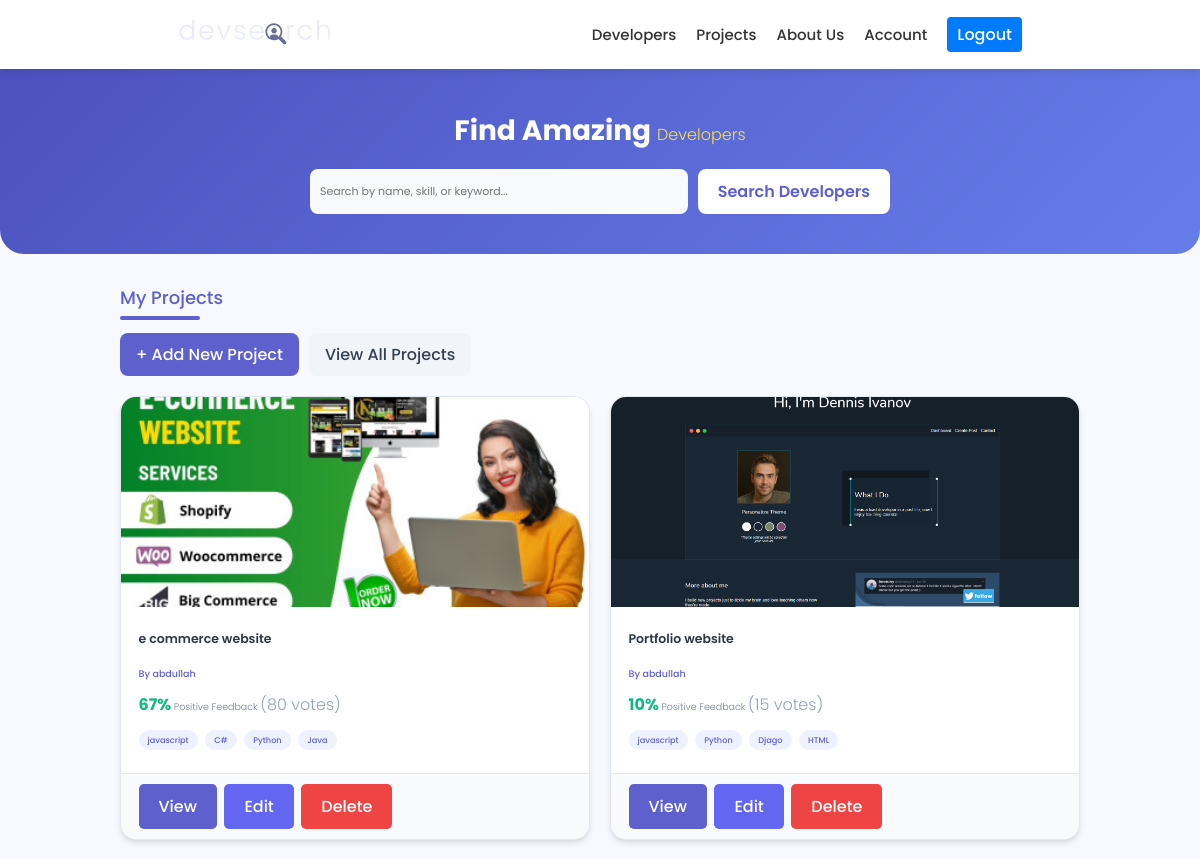
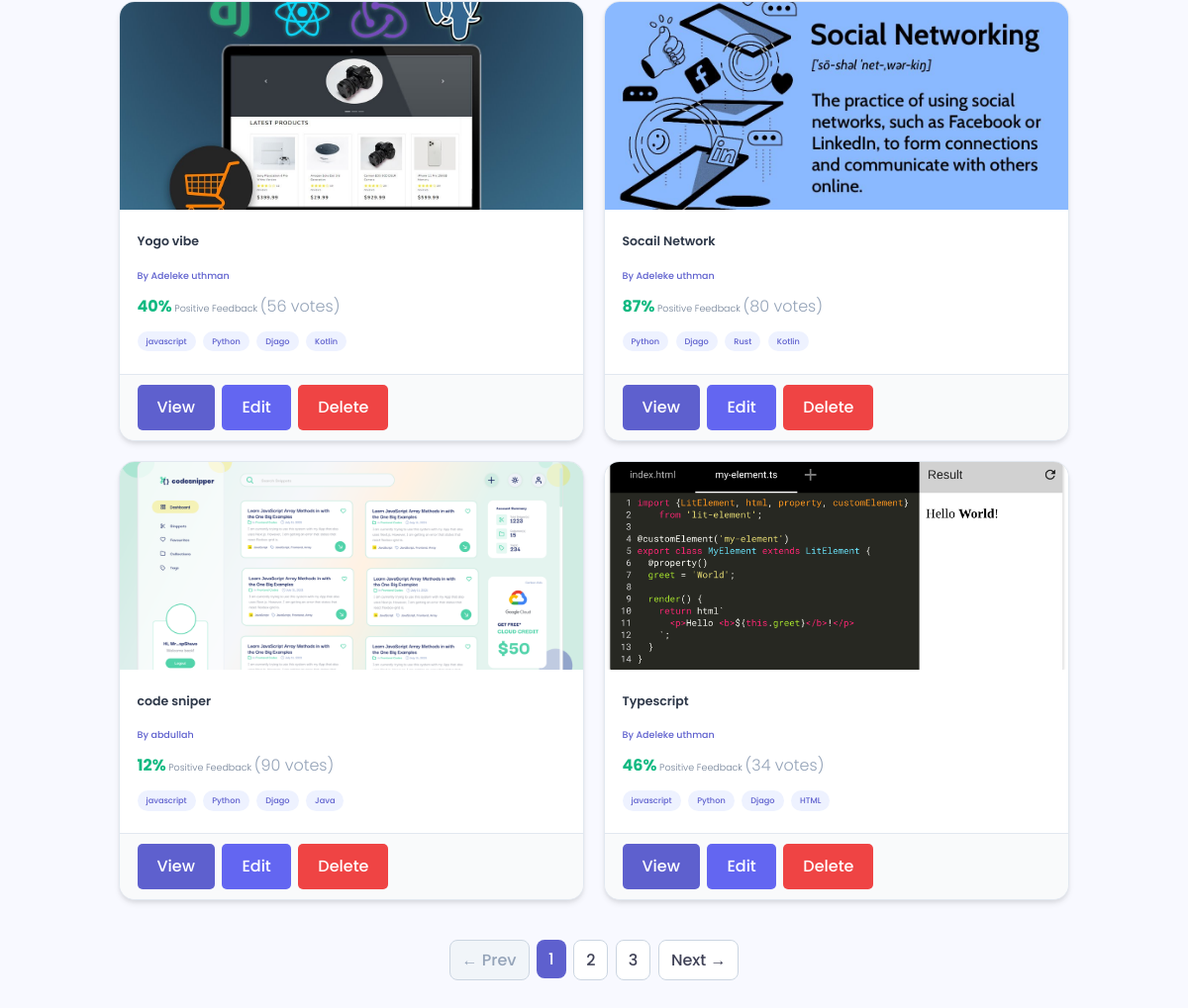
/project (signed in), run on the app's committed database (2 pictures, top to bottom).
### project/models.py (models this page shows, shortened)
class Project(models.Model):
    owner = models.ForeignKey(Profile, null= True, blank=True, on_delete=models.SET_NULL)
    title = models.CharField(max_length=200)
    description = models.TextField(null=True, blank=True)
    featured_image = models.ImageField(null=True, blank=True, upload_to='projects/', default='projects/default.jpg')
    demo_link = models.CharField(max_length=2000, null=True, blank=True)
    tags = models.ManyToManyField('Tag', blank=True)
    source_link = models.CharField(max_length=2000, null=True, blank=True)
    vote_total = models.IntegerField(default=0, null=True, blank=True)
    vote_ratio = models.IntegerField(default=0, null=True, blank=True)
    created = models.DateField(auto_now_add=True)
    id = models.UUIDField(default=uuid.uuid4, unique=True, primary_key=True, editable=False)

class Tag(models.Model):
    name = models.CharField(max_length=200)
    created = models.DateField(auto_now_add=True)
    id = models.UUIDField(default=uuid.uuid4, unique=True, primary_key=True, editable=False)

### users/models.py (models this page shows, shortened)
class Profile(models.Model):
    user = models.OneToOneField(User, on_delete=models.CASCADE, null=True, blank=True)
    name = models.CharField(max_length=200, blank=True, null=True)
    username = models.CharField(max_length=200, blank=True, null=True)
    email = models.EmailField(max_length=500, blank=True,null=True)
    location = models.CharField(max_length=200, blank=True, null=True)
    short_intro = models.CharField(max_length=500, blank=True,null=True)
    bio = models.TextField(blank=True, null=True)
    profile_image = models.ImageField(null=True, blank=True)
    social_github = models.CharField(max_length=200, blank=True, null=True)
    social_twitter = models.CharField(max_length=200, blank=True, null=True)
    social_linkedin = models.CharField(max_length=200, blank=True, null=True)
    social_website = models.CharField(max_length=200, blank=True, null=True)
    created = models.DateField(auto_now_add=True)
    id = models.UUIDField(default=uuid.uuid4, unique=True, primary_key=True,editable=False)

### project/views.py (the view)
# urls.py: path('project', views.projects, name='projects'),
@login_required(login_url="login")
def projects(request):
    project_list = Project.objects.all()
    paginator = Paginator(project_list, 6)  # 6 per page
    page_number = request.GET.get('page')
    projects = paginator.get_page(page_number)
    context = {'projects': projects}
    return render(request, 'project/projects.html', context)

### project/templates/project/projects.html (shortened to what this page needs)
{% extends 'main.html' %}
{% load static %}
{% block content %}
<section class="hero-section text-center">
  <div class="container">
    <h2>Find Amazing <span>Developers</span></h2>
    <div class="hero-section__search" style="max-width: 580px; margin: 0 auto;">
      <form class="form" action="#" method="get">
        <div style="display: flex; gap: 1rem; flex-wrap: wrap; justify-content: center;">
          <input
            class="input input--text"
            style="flex: 1; min-width: 280px; padding: 1rem; border-radius: 8px; border: none; font-size: 1.1rem;"
            id="formInput#search"
            type="text"
            name="text"
            placeholder="Search by name, skill, or keyword..."
          />
          <input
            class="btn"
            type="submit"
            value="Search Developers"
            style="padding: 1rem 2rem; background: white; color: var(--primary); font-weight: 600; border: none; border-radius: 8px; cursor: pointer;"
          />
        </div>
      </form>
    </div>
  </div>
</section>
<main class="profile">
  <div class="container">
    <div class="devInfo">
      <h3 class="devInfo__title">My Projects</h3>
      <div class="action-buttons">
        <a href="{% url 'createproject' %}" class="btn" style="background: var(--primary); color: white; padding: 0.9rem 1.6rem; border-radius: 8px; text-decoration: none; font-weight: 500;">+ Add New Project</a>
        <a href="{% url 'projects' %}" class="btn" style="background: #f1f5f9; color: #334155; padding: 0.9rem 1.6rem; border-radius: 8px; text-decoration: none; font-weight: 500;">View All Projects</a>
      </div>
      <div class="grid">
        {% for project in projects %}
        <div class="project-card">
          <a href="{% url 'project' project.id %}" style="text-decoration: none; color: inherit; display: block;">
            {% if project.featured_image and project.featured_image.name != 'projects/default.jpg' %}
              <img class="project__thumbnail" src="{{ project.featured_image.url }}" alt="{{ project.title }}" />
            {% else %}
              <div class="default-thumbnail">📦</div>
            {% endif %}
            <div class="card__body">
              <h3 class="project__title">{{ project.title }}</h3>
              <p>
                <a class="project__author" href="#">
                  By {{ project.owner.name|default:project.owner.user.username|default:"Unknown" }}
                </a>
              </p>
              <p class="project--rating">
                <span class="positive-score">{{ project.vote_ratio }}%</span> Positive Feedback
                <span style="color:#94a3b8;">({{ project.vote_total }} votes)</span>
              </p>
              <div class="project__tags">
                {% for tag in project.tags.all %}
                  <span class="tag">{{ tag.name }}</span>
                {% empty %}
                  <span class="tag">No tags</span>
                {% endfor %}
              </div>
            </div>
          </a>
          <div class="card__footer">
            <a href="{% url 'project' project.id %}" class="btn" style="background: var(--primary); color: white;">View</a>
            <a href="{% url 'updateproject' project.id %}" class="btn" style="background: #6366f1; color: white;">Edit</a>
            <a href="{% url 'deleteproject' project.id %}" class="btn" style="background: #ef4444; color: white;">Delete</a>
          </div>
        </div>
        {% endfor %}
      </div>
    </div>
  </div>
</main>
<div class="pagination" style="margin: 4rem 0; text-align: center;">
  <ul style="display: flex; justify-content: center; gap: 0.75rem; flex-wrap: wrap; list-style: none; padding: 0;">
    {% if projects.has_previous %}
      <li><a href="?page={{ projects.previous_page_number }}" class="btn" style="padding: 0.7rem 1.2rem; background: white; border: 1px solid #cbd5e1; border-radius: 8px; text-decoration: none;">← Prev</a></li>
    {% else %}
      <li><span class="btn" style="padding: 0.7rem 1.2rem; background: #f1f5f9; border: 1px solid #cbd5e1; border-radius: 8px; color: #94a3b8;">← Prev</span></li>
    {% endif %}
    {% for num in projects.paginator.page_range %}
      {% if projects.number == num %}
        <li><span class="btn" style="padding: 0.7rem 1.2rem; background: var(--primary); color: white; border-radius: 8px;">{{ num }}</span></li>
      {% else %}
        <li><a href="?page={{ num }}" class="btn" style="padding: 0.7rem 1.2rem; background: white; border: 1px solid #cbd5e1; border-radius: 8px; text-decoration: none;">{{ num }}</a></li>
      {% endif %}
    {% endfor %}
    {% if projects.has_next %}
      <li><a href="?page={{ projects.next_page_number }}" class="btn" style="padding: 0.7rem 1.2rem; background: white; border: 1px solid #cbd5e1; border-radius: 8px; text-decoration: none;">Next →</a></li>
    {% else %}
      <li><span class="btn" style="padding: 0.7rem 1.2rem; background: #f1f5f9; border: 1px solid #cbd5e1; border-radius: 8px; color: #94a3b8;">Next →</span></li>
    {% endif %}
  </ul>
</div>
{% endblock content %}

### static/styles/main.css (style rules this page uses)
p { color: red; }
body { background-color: lightgrey; }

### static/uikit/styles/modules/_variables.css (style rules this page uses)
:root { --color-main: #5aa5b9; --color-main-light: #e6faff; --color-sub: #3f4156; --color-sub-light: #51546e; --color-sub-lighter: #ededfd; --color-text: #737373; --color-gray: #8b8b8b; --color-light: #e5e7eb; --color-light-gray: #767676; --color-bg: #f8fafd; --color-white: #fffefd; --color-white-light: #f3f3f3; --color-success: #359e64; --color-success-bg: #def8e8; --color-error: #fc4b0b; --color-error-bg: #fff2ee; --font-base: 'Poppins', arial, helvetica, 'Segoe UI', roboto, ubuntu, sans-serif; --font-monospace: 'Fira Code', 'Courier New', courier, monospace; --font-regular: 300; --font-medium: 500; --font-bold: 700; --generic-shadow: 1px 1px 5px #00000010; --generic-transition: all 0.3s ease-in-out; }

### static/uikit/styles/modules/_base.css (style rules this page uses)
* { margin: 0; padding: 0; box-sizing: border-box; text-rendering: optimizeLegibility; color: inherit; font-size: inherit; }
html { font-size: 50%; }
@media only screen and (min-width: 480px) { html { font-size: 56.25%; } }
@media only screen and (min-width: 1200px) { html { font-size: 62.5%; } }
body { line-height: 1.6; font-weight: 400; font-size: 1.5rem; color: var(--color-text); background-color: var(--color-bg); min-height: 100vh; }

### static/uikit/styles/modules/_typography.css (style rules this page uses)
* { font-family: var(--font-base); }
h2 { font-size: 3.6rem; font-weight: var(--font-bold); }
h3 { font-size: 3.2rem; font-weight: var(--font-medium); }
p, span, strong { font-size: 1.6rem; color: var(--color-text); font-weight: var(--font-regular); }
a { padding-bottom: 2px; text-decoration: none; display: inline-block; color: var(--color-main); font-weight: var(--font-medium); }

### static/uikit/styles/modules/_utilities.css (style rules this page uses)
.container { width: 92%; max-width: 165rem; margin: 0 auto; box-sizing: border-box; }
@media screen and (min-width: 1000px) { .container { width: 90%; } }
@media screen and (min-width: 1200px) { .container { width: 80%; } }
.text-center { text-align: center; }

### static/uikit/styles/modules/_button.css (style rules this page uses)
.btn { display: inline-block; position: relative; cursor: pointer; background-color: var(--color-light); font-weight: var(--font-medium); color: var(--color-sub); text-decoration: none; padding: 1rem 2rem; border-radius: 0.5rem; border: none; width: -webkit-fit-content; width: -moz-fit-content; width: fit-content; height: -webkit-fit-content; height: -moz-fit-content; height: fit-content; font-size: 1.6rem; outline-width: 0; outline-color: transparent; -webkit-backface-visibility: hidden; backface-visibility: hidden; transition: all 0.3s ease-in-out; }

### static/uikit/styles/modules/_card.css (style rules this page uses)
.card__body, .card__header { padding: 2rem 2.5rem; }

### static/uikit/styles/modules/_form.css (style rules this page uses)
.form { display: block; }
input.input[type='text'], input.input[type='email'], input.input[type='password'], input.input[type='number'], textarea.input { min-width: 24rem; width: 100%; padding: 1.2rem 1.5rem; border-radius: 0.5rem; border: 2px solid var(--color-light); transition: all 0.3s ease-in-out; background-color: var(--color-bg); }

### static/uikit/styles/modules/_tag.css (style rules this page uses)
.tag { display: inline-flex; align-items: center; background-color: var(--color-sub); height: -webkit-fit-content; height: -moz-fit-content; height: fit-content; width: -webkit-fit-content; width: -moz-fit-content; width: fit-content; border-radius: 0.5rem; padding: 0.5rem 1.5rem; font-size: 1.2rem; cursor: pointer; }
.tag:not(:last-child) { margin-right: 0.25rem; margin-bottom: 0.75rem; }

### static/uikit/styles/modules/_grid.css (style rules this page uses)
.grid { display: flex; flex-wrap: wrap; justify-content: flex-start; align-items: stretch; }

### data on the page
Project: featured_image (picture), title "e commerce website", owner.name "abdullah", vote_ratio "67", vote_total "80"
Tag: name "javascript"
Tag: name "C#"
Tag: name "Python"
Tag: name "Java"
Project: featured_image (picture), title "Portfolio website", owner.name "abdullah", vote_ratio "10", vote_total "15"
Tag: name "Djago"
Tag: name "HTML"
Project: featured_image (picture), title "Yogo vibe", owner.name "Adeleke uthman", vote_ratio "40", vote_total "56"
Tag: name "Kotlin"
Project: featured_image (picture), title "Socail Network", owner.name "Adeleke uthman", vote_ratio "87", vote_total "80"
Tag: name "Rust"
Project: featured_image (picture), title "code sniper", owner.name "abdullah", vote_ratio "12", vote_total "90"
Project: featured_image (picture), title "Typescript", owner.name "Adeleke uthman", vote_ratio "46", vote_total "34"

### other printed values
{{ num }} "1"
{{ num }} "2" "3"
